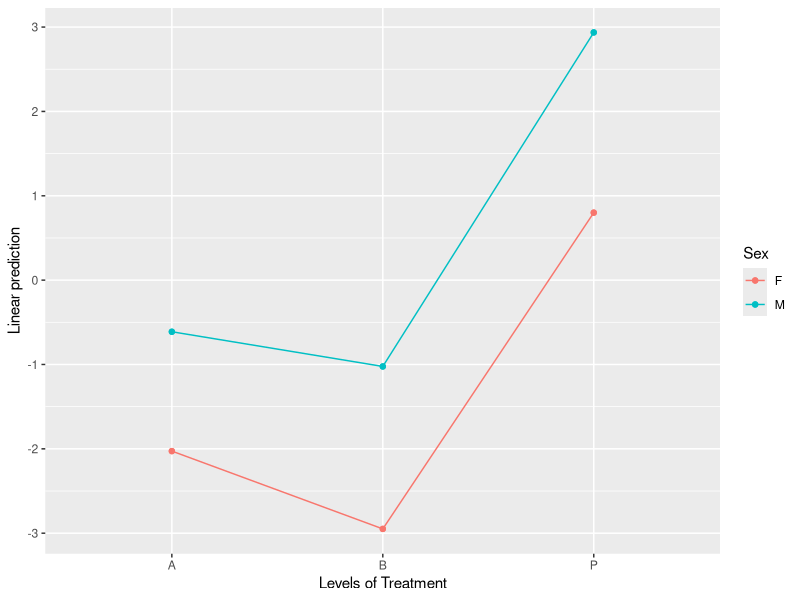
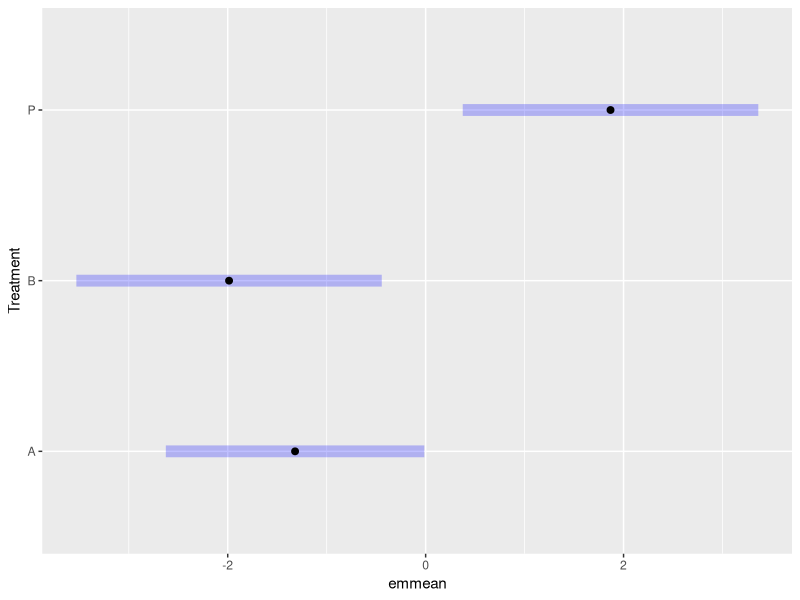
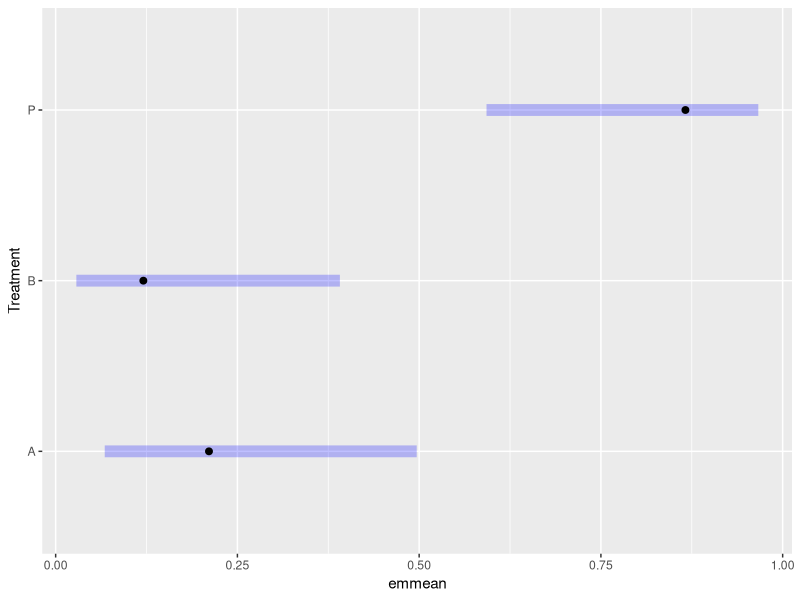
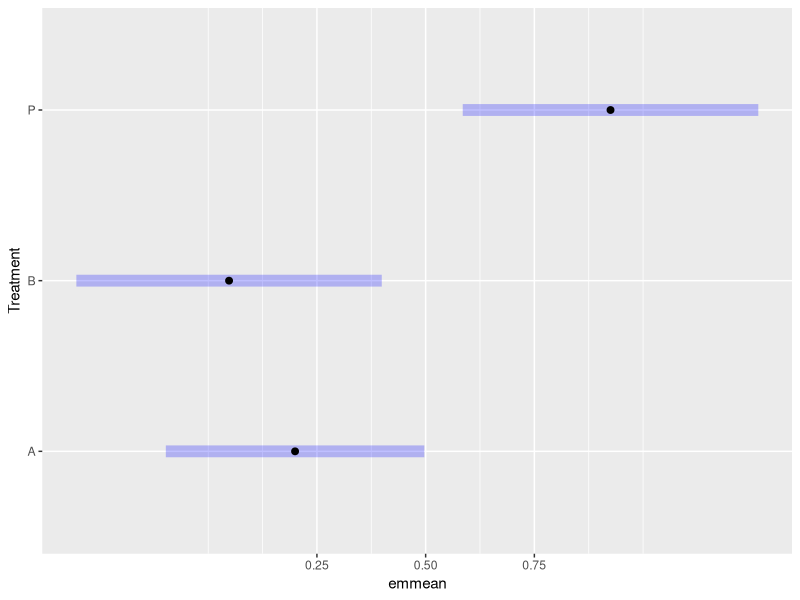
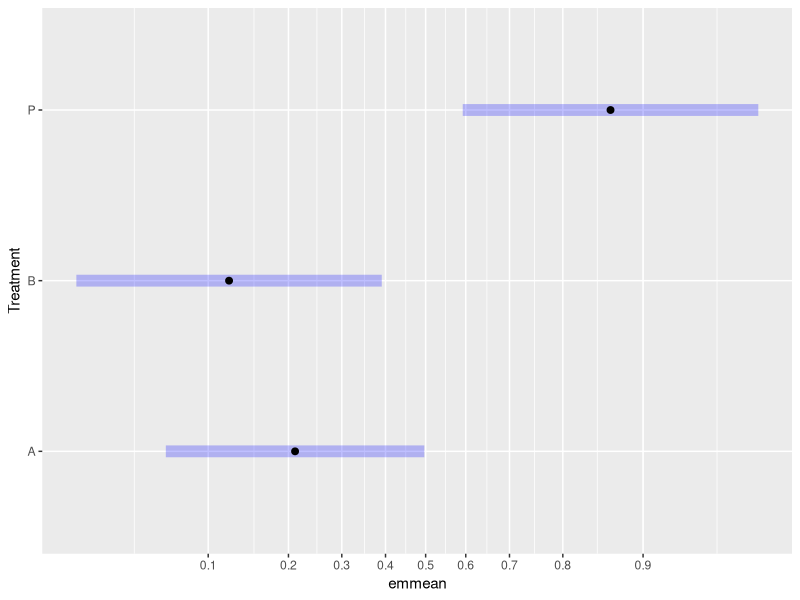
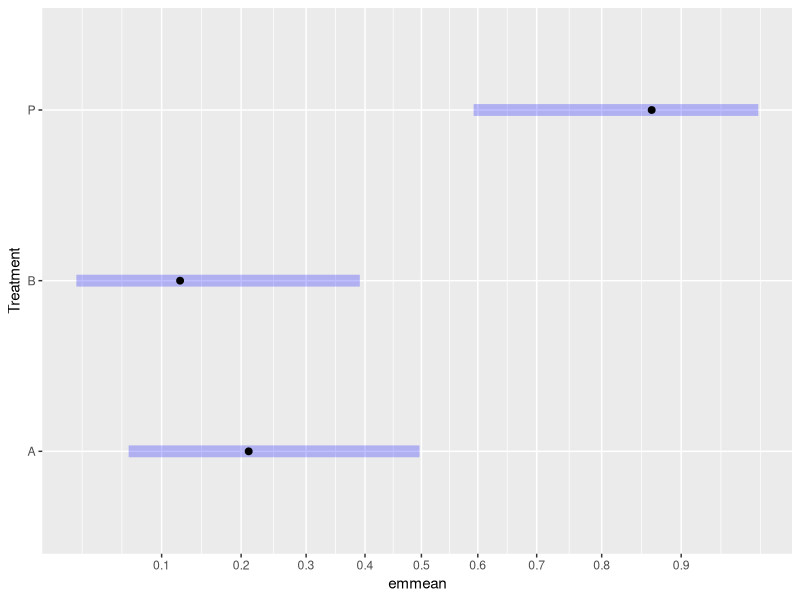

Generate these figures, in order, with R:
## ---- chunk 1
require("emmeans")
knitr::opts_chunk$set(fig.width = 4.5, class.output = "ro")
## ---- chunk 2
pigs.lm <- lm(log(conc) ~ source + factor(percent), data = pigs)
## ---- chunk 3
pigs.emm.s <- emmeans(pigs.lm, "source")
str(pigs.emm.s)
## ---- chunk 4
summary(pigs.emm.s, infer = TRUE, null = log(35))
## ---- chunk 5
summary(pigs.emm.s, infer = TRUE, null = log(35), type = "response")
## ---- chunk 6
str(regrid(pigs.emm.s))

summary(regrid(pigs.emm.s), infer = TRUE, null = 35)
## ---- chunk 7
pigs.rg <- ref_grid(pigs.lm)
pigs.remm.s <- emmeans(regrid(pigs.rg), "source")
summary(pigs.remm.s, infer = TRUE, null = 35)
## ---- chunk 8
neuralgia.glm <- glm(Pain ~ Treatment * Sex + Age, family = binomial(), data = neuralgia)
neuralgia.emm <- emmeans(neuralgia.glm, "Treatment", type = "response")
neuralgia.emm
## ---- chunk 9
pairs(neuralgia.emm, reverse = TRUE)
## ---- chunk 10
emmip(neuralgia.glm, Sex ~ Treatment)
## ---- chunk 11
neur.Trt.emm <- suppressMessages(emmeans(neuralgia.glm, "Treatment"))
plot(neur.Trt.emm)   # Link scale by default
plot(neur.Trt.emm, type = "response")
## ---- chunk 12
plot(neur.Trt.emm, type = "scale")
## ---- chunk 13
plot(neur.Trt.emm, type = "scale", breaks = seq(0.10, 0.90, by = 0.10),
     minor_breaks = seq(0.05, 0.95, by = 0.05))
## ---- chunk 14
plot(neur.Trt.emm, type = "response") +
  ggplot2::scale_x_continuous(trans = scales::asn_trans(),
                              breaks = seq(0.10, 0.90, by = 0.10))
## ---- chunk 15
warp.glm <- glm(sqrt(breaks) ~ wool*tension, family = Gamma, data = warpbreaks)
ref_grid(warp.glm)
## ---- chunk 16
emmeans(warp.glm, ~ tension | wool, type = "response")
## ---- chunk 17
emmeans(warp.glm, ~ tension | wool, type = "unlink")
## ---- chunk 18
pigroot.lm <- lm(sqrt(conc) ~ source + factor(percent), data = pigs)
piglog.emm.s <- regrid(emmeans(pigroot.lm, "source"), transform = "log")
confint(piglog.emm.s, type = "response")
pairs(piglog.emm.s, type = "response")
## ---- chunk 19
pct.diff.tran <- list(
    linkfun = function(mu) log(mu/100 + 1),
    linkinv = function(eta) 100 * (exp(eta) - 1),
    mu.eta = function(eta) 100 * exp(eta),
    name = "log(pct.diff)"
)

update(pairs(piglog.emm.s, type = "response"), 
       tran = pct.diff.tran, inv.lbl = "pct.diff")
## ---- chunk 20
fiber.lm <- lm(scale(strength) ~ machine * scale(diameter), data = fiber)
emmeans(fiber.lm, "machine")   # on the standardized scale
emmeans(fiber.lm, "machine", type = "response")   # strength scale
## ---- chunk 21
emtrends(fiber.lm, "machine", var = "diameter")
## ---- chunk 22
emtrends(fiber.lm, "machine", var = "diameter", regrid = "response")
## ---- chunk 23
with(fiber, c(mean = mean(diameter), sd = sd(diameter)))
emtrends(fiber.lm, "machine", var = "scale(diameter, 24.133, 4.324)")
## ---- chunk 24
coef(fiber.lm)[4:6]
## ---- chunk 25
fib.lm <- lm(strength ~ machine * diameter, data = fiber)

# On raw scale:
emmeans(fib.lm, "machine")

# On standardized scale:
tran <- make.tran("scale", y = fiber$strength)
emmeans(fib.lm, "machine", regrid = tran)
## ---- chunk 26
sigma(pigs.lm)
## ---- chunk 27
summary(pigs.emm.s, type = "response", bias.adj = TRUE)
## ---- chunk 28
ismod <- glm(count ~ spray, data = InsectSprays, family = poisson())
emmeans(ismod, "spray", type = "response", bias.adj = FALSE)
emmeans(ismod, "spray", type = "response", bias.adj = TRUE)
## ---- chunk 29
with(InsectSprays, tapply(count, spray, mean))
## ---- chunk 30
require(lme4)
cbpp <- transform(cbpp, unit = 1:nrow(cbpp))
cbpp.glmer <- glmer(cbind(incidence, size - incidence) ~ period + 
                          (1 | herd) +  (1 | unit),
                    family = binomial, data = cbpp)

emm <- emmeans(cbpp.glmer, "period")
summary(emm, type = "response")
## ---- chunk 31
lme4::VarCorr(cbpp.glmer)
## ---- chunk 32
total.SD = sqrt(0.89107^2 + 0.18396^2)
## ---- chunk 33
summary(emm, type = "response", bias.adjust = TRUE, sigma = total.SD)
## ---- chunk 34
cases <- with(cbpp, tapply(incidence, period, sum))
trials <- with(cbpp, tapply(size, period, sum))
cases / trials
